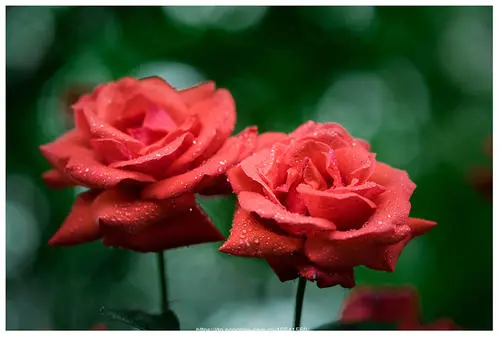
#> input picture day01-15/15/1.jpg, 500 x 337 px
$ python image_test.py
#> lines starting #> are read from the running program, lines starting #| are printed output that depends on the picture
from PIL import Image,ImageFilter

image = Image.open('./1.jpg')
#> image is the input picture: PIL image 500x337 RGB; mean R, G, B 84.6, 72, 53.2
print(image.format,image.size, image.mode)
#| WEBP (500, 337) RGB
# image.show()
image.filter(ImageFilter.CONTOUR).show()
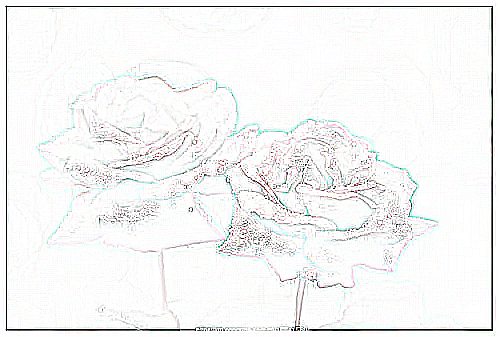
#> shown: PIL image 500x337 RGB; mean R, G, B 244.5, 244.8, 244.7
